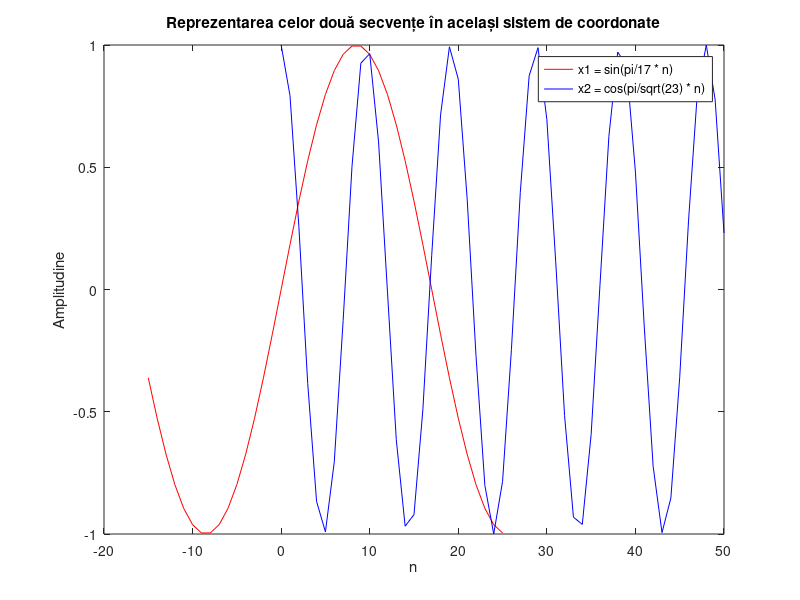
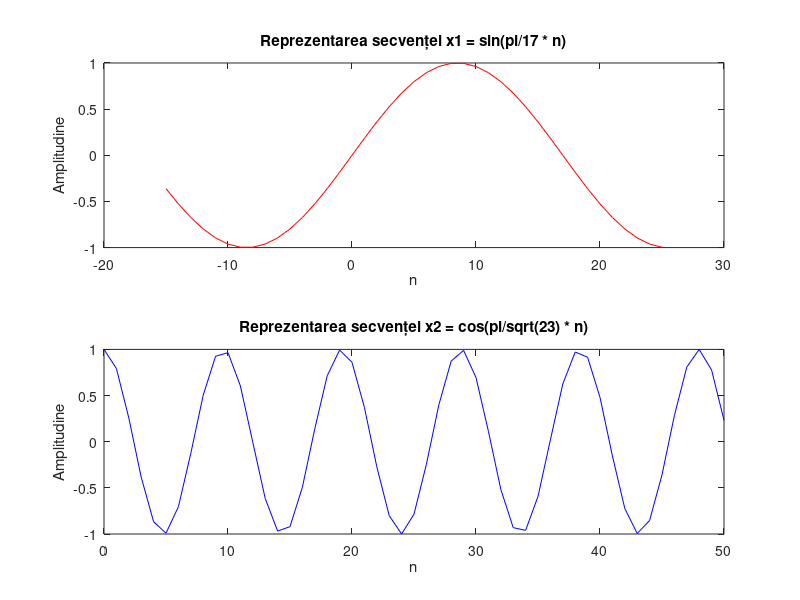
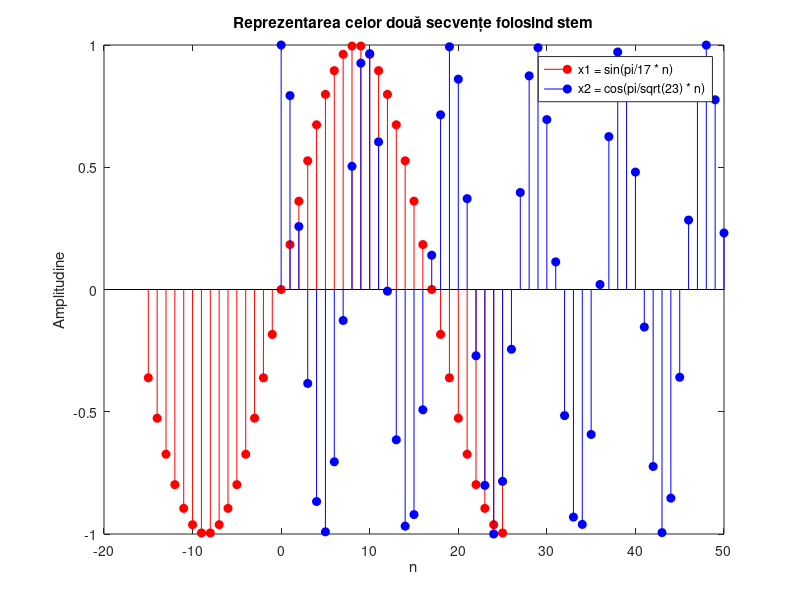
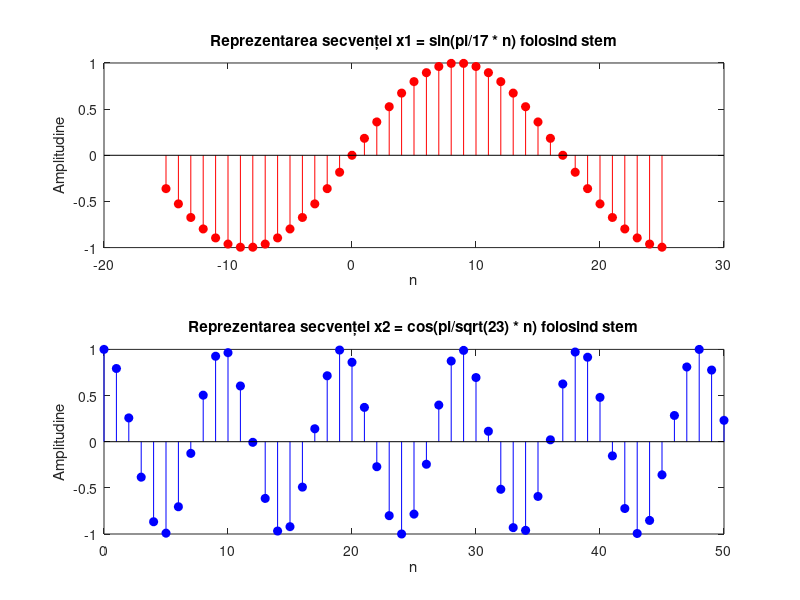

The MATLAB source for these figures, in order:
% Definirea variabilei temporale pentru x1
n1 = -15:25;
x1 = sin(pi/17 * n1);

% Definirea variabilei temporale pentru x2
n2 = 0:50;
x2 = cos(pi/sqrt(23) * n2);

% Reprezentarea celor două secvențe în aceeași figură folosind plot
figure;
plot(n1, x1, 'r', n2, x2, 'b');
title('Reprezentarea celor două secvențe în același sistem de coordonate');
xlabel('n');
ylabel('Amplitudine');
legend('x1 = sin(pi/17 * n)', 'x2 = cos(pi/sqrt(23) * n)');

% Reprezentarea celor două secvențe în două miniferestre folosind subplot și plot
figure;
subplot(2, 1, 1);
plot(n1, x1, 'r');
title('Reprezentarea secvenței x1 = sin(pi/17 * n)');
xlabel('n');
ylabel('Amplitudine');

subplot(2, 1, 2);
plot(n2, x2, 'b');
title('Reprezentarea secvenței x2 = cos(pi/sqrt(23) * n)');
xlabel('n');
ylabel('Amplitudine');

% Reprezentarea celor două secvențe în aceeași figură folosind stem
figure;
stem(n1, x1, 'r', 'filled');
hold on;
stem(n2, x2, 'b', 'filled');
hold off;
title('Reprezentarea celor două secvențe folosind stem');
xlabel('n');
ylabel('Amplitudine');
legend('x1 = sin(pi/17 * n)', 'x2 = cos(pi/sqrt(23) * n)');

% Reprezentarea celor două secvențe în două miniferestre folosind subplot și stem
figure;
subplot(2, 1, 1);
stem(n1, x1, 'r', 'filled');
title('Reprezentarea secvenței x1 = sin(pi/17 * n) folosind stem');
xlabel('n');
ylabel('Amplitudine');

subplot(2, 1, 2);
stem(n2, x2, 'b', 'filled');
title('Reprezentarea secvenței x2 = cos(pi/sqrt(23) * n) folosind stem');
xlabel('n');
ylabel('Amplitudine');
